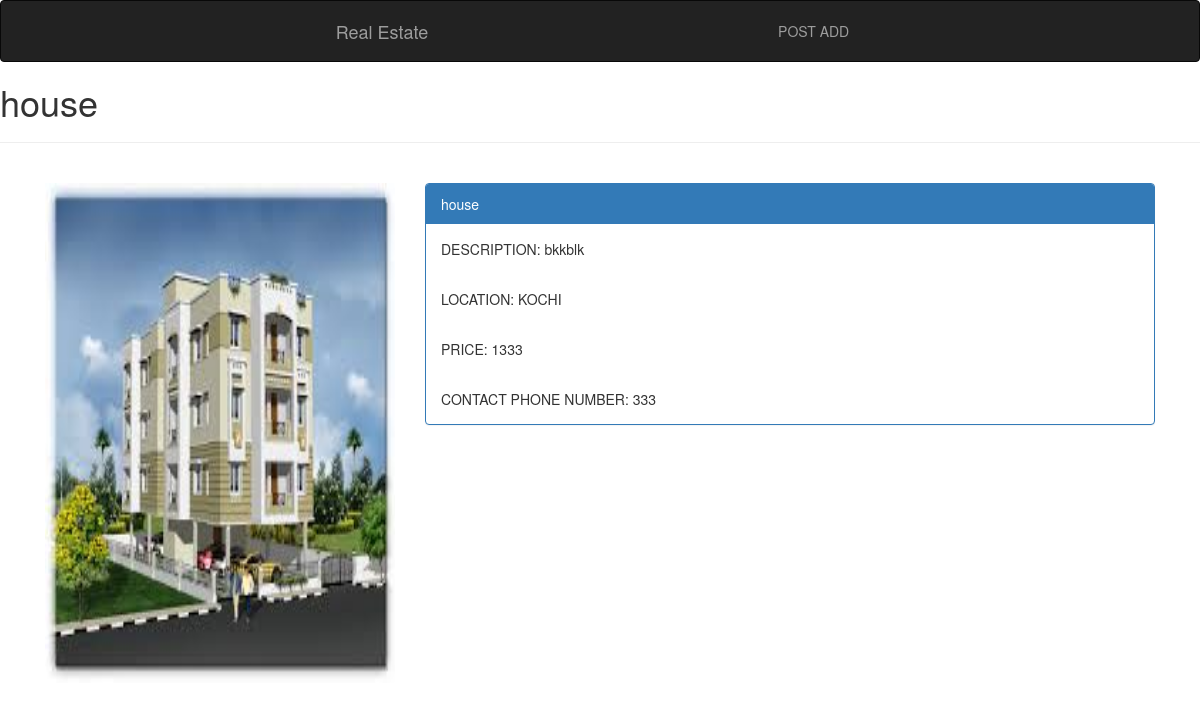
Page /details/1/ on the earlier database version.
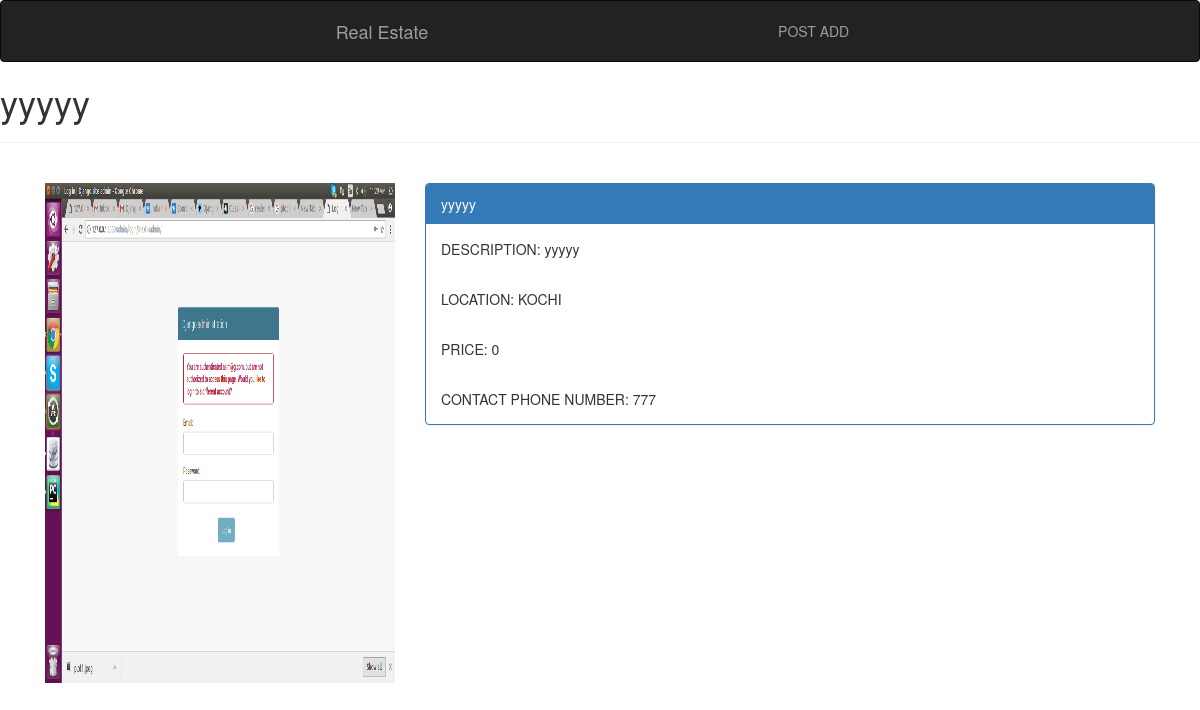
Same page on the later database version.
### realapp/models.py (models this page shows, shortened)
class Item(models.Model):
    ITEM_TYPE = (
        ('V', 'Villa'),
        ('P', 'Plot'),
        ('F', 'Flat'),
    )
    CITY = (
        ('KOCHI','kochi'),
        ('TRIVANDRUM','trivandrum'),
        ('KOTTAYAM','kottayam'),
        ('THRISSUR','thrissur'),
        ('KOZHIKODE','kozhikode'),
    )
    item_title = models.CharField(max_length=50)
    item_description = models.CharField(max_length=90)
    item_type = models.CharField(max_length=1, choices=ITEM_TYPE)
    item_images = models.ImageField(upload_to='realapp/images')
    creator_name = models.ForeignKey(UserProfile, on_delete=models.CASCADE, )
    phone_regex = RegexValidator(regex=r'^\+?1?\d{9,15}$',
                                 message="Invalid Mobile Number !!!")
    contact_phone_no = models.CharField(validators=[phone_regex], max_length=10, blank=True)
    city = models.CharField(max_length=20, choices=CITY)
    price = models.IntegerField(default=1)

### realapp/views.py (the view)
# urls.py: path('details/<int:pk>/', views.DetailUserView.as_view(), name="details"),
class DetailUserView(generic.DetailView):
    model = Item
    template_name = 'realapp/detail.html'
    context_object_name = 'estate'

### realapp/templates/realapp/detail.html
{% extends 'realapp/base.html' %}
{% load staticfiles %}
{% block content %}
  <h1>{{estate.item_title}} </h1> <hr><br>
<div class="container">
    <div class="row">
        <div class="col-sm-4">    <img width=350px height=500px src="{{estate.item_images.url}}"/> </div>
              <div class="col-sm-8">
                <div class="panel-group">
                    <div class="panel panel-primary">
                        <div class="panel-heading">  {{estate.item_title}}</div>
                        <div class="panel-body">DESCRIPTION:  {{estate.item_description}}</div>
                        <div class="panel-body">LOCATION:   {{estate.city}} </div>
                        <div class="panel-body">PRICE:  {{estate.price}} </div>
                        <div class="panel-body">CONTACT PHONE NUMBER:   {{estate.contact_phone_no}}  </div>
                    </div>
                </div>
              </div>
    </div>
</div>
{% endblock %}

Differences in the rows shown:
changed Item "KOCHI": item_title "house" → "yyyyy"; item_images: a different picture; item_description "bkkblk" → "yyyyy"; price "1333" → "0"; contact_phone_no "333" → "777"
